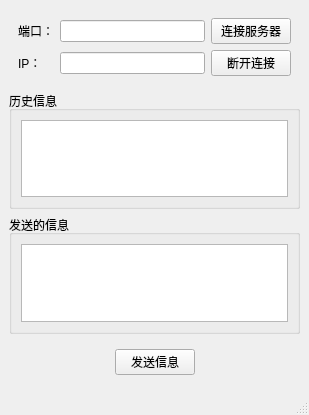
<?xml version="1.0" encoding="UTF-8"?>
<ui version="4.0">
 <class>MainWindow</class>
 <widget class="QMainWindow" name="MainWindow">
  <property name="geometry">
   <rect>
    <x>0</x>
    <y>0</y>
    <width>309</width>
    <height>415</height>
   </rect>
  </property>
  <property name="windowTitle">
   <string>MainWindow</string>
  </property>
  <widget class="QWidget" name="centralwidget">
   <layout class="QVBoxLayout" name="verticalLayout_3">
    <item>
     <widget class="QWidget" name="widget" native="true">
      <layout class="QGridLayout" name="gridLayout">
       <item row="0" column="1">
        <widget class="QLabel" name="label_2">
         <property name="text">
          <string>端口：</string>
         </property>
        </widget>
       </item>
       <item row="2" column="1">
        <widget class="QLabel" name="label">
         <property name="text">
          <string>IP：</string>
         </property>
        </widget>
       </item>
       <item row="0" column="3">
        <widget class="QLineEdit" name="port"/>
       </item>
       <item row="2" column="5">
        <widget class="QPushButton" name="disconnect">
         <property name="text">
          <string>断开连接</string>
         </property>
        </widget>
       </item>
       <item row="2" column="3">
        <widget class="QLineEdit" name="ip"/>
       </item>
       <item row="0" column="5">
        <widget class="QPushButton" name="connect">
         <property name="text">
          <string>连接服务器</string>
         </property>
        </widget>
       </item>
      </layout>
     </widget>
    </item>
    <item>
     <widget class="QGroupBox" name="groupBox">
      <property name="title">
       <string>历史信息</string>
      </property>
      <layout class="QVBoxLayout" name="verticalLayout">
       <item>
        <widget class="QTextEdit" name="record"/>
       </item>
      </layout>
     </widget>
    </item>
    <item>
     <widget class="QGroupBox" name="groupBox_2">
      <property name="title">
       <string>发送的信息</string>
      </property>
      <layout class="QVBoxLayout" name="verticalLayout_2">
       <item>
        <widget class="QTextEdit" name="msg"/>
       </item>
      </layout>
     </widget>
    </item>
    <item>
     <widget class="QWidget" name="widget_2" native="true">
      <layout class="QHBoxLayout" name="horizontalLayout_2">
       <item>
        <spacer name="horizontalSpacer">
         <property name="orientation">
          <enum>Qt::Horizontal</enum>
         </property>
         <property name="sizeHint" stdset="0">
          <size>
           <width>88</width>
           <height>20</height>
          </size>
         </property>
        </spacer>
       </item>
       <item>
        <widget class="QPushButton" name="send_msg">
         <property name="text">
          <string>发送信息</string>
         </property>
        </widget>
       </item>
       <item>
        <spacer name="horizontalSpacer_2">
         <property name="orientation">
          <enum>Qt::Horizontal</enum>
         </property>
         <property name="sizeHint" stdset="0">
          <size>
           <width>87</width>
           <height>20</height>
          </size>
         </property>
        </spacer>
       </item>
      </layout>
     </widget>
    </item>
   </layout>
  </widget>
  <widget class="QMenuBar" name="menubar">
   <property name="geometry">
    <rect>
     <x>0</x>
     <y>0</y>
     <width>309</width>
     <height>21</height>
    </rect>
   </property>
  </widget>
  <widget class="QStatusBar" name="statusbar"/>
 </widget>
 <resources/>
 <connections/>
</ui>
